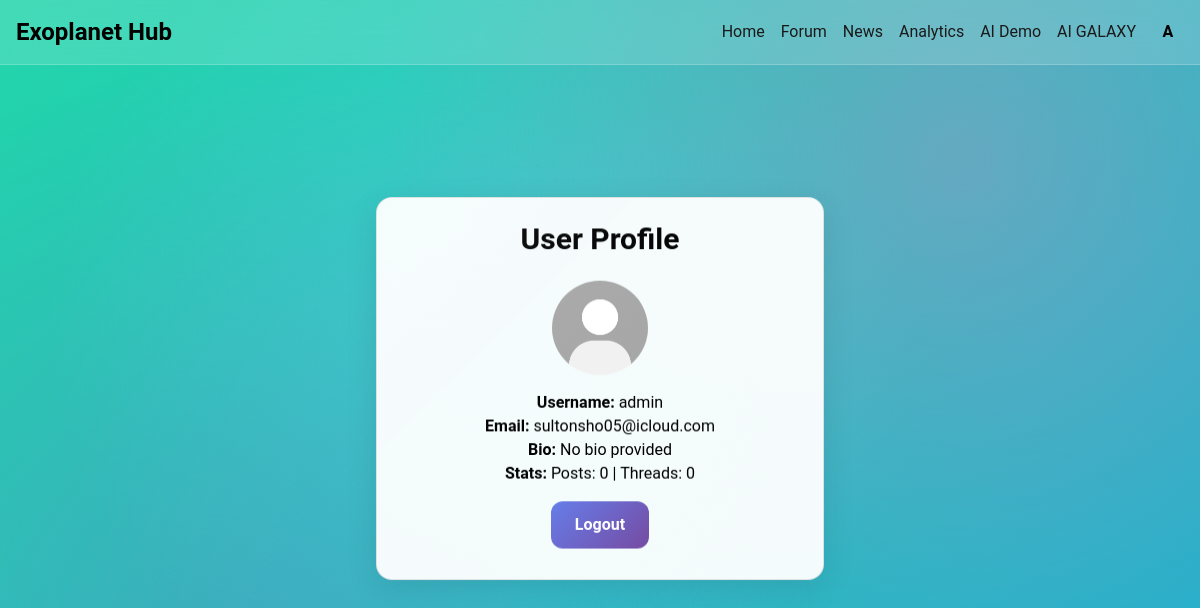
The app's page /profile/ (signed in) with its own data.
### main_app/models.py (models this page shows, shortened)
class CustomUser(AbstractUser):
    email = models.EmailField(unique=True)
    bio = models.TextField(blank=True)
    stats = models.JSONField(default=dict, blank=True)
    profile_photo = models.ImageField(upload_to='profiles/', blank=True)
    def get_profile_photo_url(self):
        if self.profile_photo and hasattr(self.profile_photo, 'url'):
            return self.profile_photo.url
        return '/static/hackathon/images/default-user.jpg'

### main_app/views.py (the view)
# urls.py: path('profile/', views.user_profile, name='user_profile'),
@login_required
def user_profile(request):
    return render(request, 'hackathon/profile.html', {'user': request.user})

### templates/hackathon/profile.html (shortened to what this page needs)
{% extends 'hackathon/base.html' %}
{% load static %}
{% block content %}
<section class="py-16 px-4 chaos-section bg-gradient-chaos">
    <div class="glass-panel chaos-panel p-6 max-w-md mx-auto">
        <h2 class="text-3xl font-bold text-center mb-6 chaos-text">User Profile</h2>
        <div class="text-center chaos-text">
            <img src="{{ user.get_profile_photo_url }}" alt="{{ user.username }}" class="w-24 h-24 rounded-full mx-auto mb-4">
            <p><strong>Username:</strong> {{ user.username }}</p>
            <p><strong>Email:</strong> {{ user.email }}</p>
            <p><strong>Bio:</strong> {{ user.bio|default:'No bio provided' }}</p>
            <p><strong>Stats:</strong> Posts: {{ user.stats.posts|default:0 }} | Threads: {{ user.stats.threads|default:0 }}</p>
            <a href="{% url 'logout' %}" class="chaos-button mt-4 inline-block" onclick="return confirm('Logout?')">Logout</a>
        </div>
    </div>
</section>
{% endblock %}

### templates/hackathon/base.html (shortened to what this page needs)
{% load static %}
<!DOCTYPE html>
<html lang="en">
<head>
    <link rel="stylesheet" href="https://cdn.jsdelivr.net/npm/tailwindcss@2.2.19/dist/tailwind.min.css">
    <link rel="stylesheet" href="{% static 'hackathon/style.css' %}">
</head>
<body class="bg-gradient-chaos chaos-bg">
    <nav class="navbar fixed top-0 w-full z-50">
        <div class="nav-container max-w-7xl mx-auto px-4 py-4 flex justify-between items-center">
            <a href="{% url 'home' %}" class="text-2xl font-bold chaos-text">Exoplanet Hub</a>
            <div class="flex items-center space-x-4">
                <a href="{% url 'home' %}" class="nav-link chaos-link">Home</a>
                <a href="{% url 'forum_main' %}" class="nav-link chaos-link">Forum</a>
                <a href="{% url 'news_list' %}" class="nav-link chaos-link">News</a>
                <a href="{% url 'nasa_analytics' %}" class="nav-link chaos-link">Analytics</a>
                <a href="{% url 'exoplanet_predictor' %}" class="nav-link chaos-link">AI Demo</a>
                <a href="{% url 'galaxy' %}" class="nav-link chaos-link">AI GALAXY</a>
                {% if user.is_authenticated %}
                <div class="user-indicator relative" tabindex="0">
                    <div class="w-8 h-8 rounded-full bg-gradient-chaos flex items-center justify-center text-white font-bold cursor-pointer">
                        {{ user.username.0|upper }}
                    </div>
                </div>
                {% else %}
                <a href="{% url 'login_page' %}" class="nav-link chaos-link">Login</a>
                <a href="{% url 'register_page' %}" class="nav-link chaos-link">Register</a>
                {% endif %}
            </div>
        </div>
    </nav>
    <main class="pt-20">
        {% block content %}{% endblock %}
    </main>
</body>
</html>

### static/hackathon/style.css (style rules this page uses)
:root { --glass-blur: 20px; --glass-bg: rgba(255, 255, 255, 0.1); --glass-border: 1px solid rgba(255, 255, 255, 0.2); --glass-shadow: 0 8px 32px rgba(0, 0, 0, 0.1); --chaos-primary: linear-gradient(135deg, #667eea 0%, #764ba2 100%); --chaos-secondary: linear-gradient(135deg, #f093fb 0%, #f5576c 100%); --chaos-text: #1a1a1a; --chaos-bg: #f0f0f0; --transition-smooth: all 0.3s cubic-bezier(0.25, 0.46, 0.45, 0.94); --float-duration: 6s; }
.glass-panel, .chaos-panel, .chaos-section { opacity: 1 !important; visibility: visible !important; }
.chaos-text, p, h1, h2, h3, h4, h5, h6, span, div { color: #000000 !important; opacity: 1 !important; }
.glass-panel { background: rgba(255, 255, 255, 0.95) !important; backdrop-filter: none !important; border: 1px solid rgba(0, 0, 0, 0.1) !important; }
* { box-sizing: border-box; }
body { font-family: 'Roboto', sans-serif; background: linear-gradient(-45deg, #ee7752, #e73c7e, #23a6d5, #23d5ab); background-size: 400% 400%; animation: gradientShift 15s ease infinite; color: var(--chaos-text); margin: 0; overflow-x: hidden; }
.chaos-bg::before { content: ''; position: fixed; top: 0; left: 0; width: 100%; height: 100%; background: radial-gradient(circle at 20% 80%, rgba(120, 119, 198, 0.3) 0%, transparent 50%), radial-gradient(circle at 80% 20%, rgba(255, 119, 198, 0.3) 0%, transparent 50%), radial-gradient(circle at 40% 40%, rgba(120, 219, 255, 0.3) 0%, transparent 50%); pointer-events: none; z-index: -1; animation: chaosPulse 20s ease-in-out infinite; }
.glass-panel, .glass-card, .glass-input, .glass-modal, .glass-menu, .glass-frame { background: var(--glass-bg); backdrop-filter: blur(var(--glass-blur)) saturate(180%); border: var(--glass-border); border-radius: 16px; box-shadow: var(--glass-shadow); position: relative; overflow: hidden; }
.glass-panel::before, .glass-card::before, .glass-modal::before { content: ''; position: absolute; top: 0; left: 0; right: 0; bottom: 0; background: linear-gradient(135deg, rgba(255,255,255,0.1) 0%, rgba(255,255,255,0) 50%); pointer-events: none; animation: glassRefraction 4s ease-in-out infinite alternate; }
.navbar { background: rgba(255, 255, 255, 0.15); backdrop-filter: blur(var(--glass-blur)); border-bottom: var(--glass-border); }
.nav-link, .chaos-link { position: relative; transition: var(--transition-smooth); color: var(--chaos-text); }
.nav-link::after, .chaos-link::after { content: ''; position: absolute; bottom: -4px; left: 0; width: 0; height: 2px; background: var(--chaos-primary); transition: width 0.3s ease; }
.chaos-button { background: var(--chaos-primary); color: white; border: none; padding: 0.75rem 1.5rem; border-radius: 12px; font-weight: bold; transition: var(--transition-smooth); position: relative; overflow: hidden; }
.chaos-button::before { content: ''; position: absolute; top: 0; left: -100%; width: 100%; height: 100%; background: linear-gradient(90deg, transparent, rgba(255,255,255,0.2), transparent); transition: left 0.5s; }
.chaos-section { opacity: 0; transform: translateY(50px) rotateX(10deg); transition: var(--transition-smooth); }

### records on screen
CustomUser: username.0 "A", username "admin", email "sultonsho05@icloud.com", bio "No bio provided", stats.posts "0", stats.threads "0"
